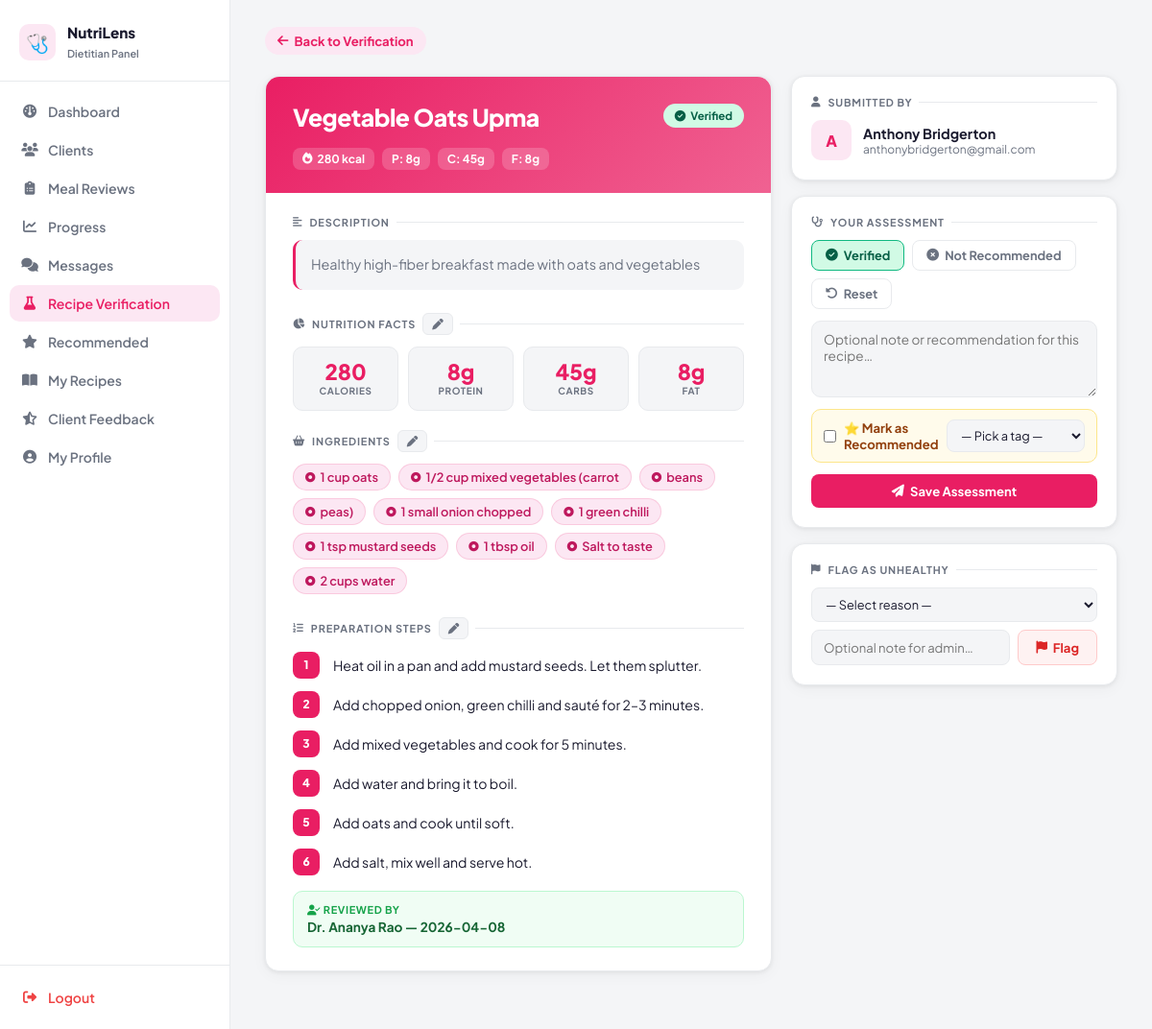
Screenshot of /dietitian/recipes/162 (signed in) with the database file from the repository.
### tables this page shows
CREATE TABLE recipes (
    id INTEGER PRIMARY KEY,
    name TEXT NOT NULL,
    category TEXT,
    ingredients TEXT,      -- JSON array
    instructions TEXT,     -- JSON array
    calories INTEGER,
    protein REAL,
    carbs REAL,
    fat REAL,
    video_link TEXT,
    image TEXT
, status TEXT DEFAULT 'active', reported INTEGER DEFAULT 0, submitted_by TEXT DEFAULT 'admin', user_id INTEGER, created_at TIMESTAMP, is_verified INTEGER DEFAULT 0, verification_status TEXT DEFAULT 'pending', dietitian_note TEXT DEFAULT '', verified_by INTEGER DEFAULT NULL, verified_at DATETIME DEFAULT NULL, is_recommended INTEGER DEFAULT 0, expert_tag TEXT DEFAULT '', recommended_by INTEGER DEFAULT NULL, recommended_at DATETIME DEFAULT NULL, recipe_tags TEXT DEFAULT '', added_by_dietitian INTEGER DEFAULT NULL, dietitian_flag_count INTEGER DEFAULT 0, description TEXT DEFAULT '', image_path TEXT DEFAULT '', video_url TEXT DEFAULT '', image_url TEXT DEFAULT '');

CREATE TABLE dietitians (
    dietitian_id INTEGER PRIMARY KEY AUTOINCREMENT,
    name TEXT NOT NULL,
    email TEXT UNIQUE NOT NULL,
    password TEXT NOT NULL,
    license_number TEXT,
    specialization TEXT,
    experience_years INTEGER DEFAULT 0,
    bio TEXT,
    status TEXT DEFAULT 'pending',
    created_at TIMESTAMP DEFAULT CURRENT_TIMESTAMP
, qualification TEXT DEFAULT '', photo TEXT DEFAULT '');

CREATE TABLE users (
    id INTEGER PRIMARY KEY AUTOINCREMENT,
    full_name TEXT NOT NULL,
    email TEXT NOT NULL UNIQUE,
    password TEXT NOT NULL
, age INTEGER, gender TEXT, height REAL, weight REAL, activity_level TEXT, profile_image TEXT, goal_type TEXT, target_weight REAL, diet_preference TEXT, allergies TEXT, medical_conditions TEXT, water_goal REAL, macro_preference TEXT, is_blocked INTEGER DEFAULT 0, created_at TEXT);

### app.py (the view)
@app.route("/dietitian/recipes/<int:recipe_id>")
def dietitian_recipe_detail(recipe_id):
    if "dietitian_id" not in session:
        return redirect("/dietitian/login")
    conn = get_db_connection()
    recipe = conn.execute("""
        SELECT r.*, u.full_name as user_name, u.email as user_email,
               d.name as verified_by_name
        FROM recipes r
        LEFT JOIN users u ON r.user_id = u.id
        LEFT JOIN dietitians d ON r.verified_by = d.dietitian_id
        WHERE r.id = ? AND r.user_id IS NOT NULL AND COALESCE(r.added_by_dietitian, 0) = 0
    """, (recipe_id,)).fetchone()
    conn.close()
    if not recipe:
        return redirect("/dietitian/recipes")
    import re
    steps = []
    if recipe["instructions"]:
        raw = re.split(r'\d+\.\s*', recipe["instructions"])
        steps = [s.strip() for s in raw if s.strip()]
    ingredients = []
    if recipe["ingredients"]:
        ingredients = [i.strip() for i in recipe["ingredients"].split(",") if i.strip()]
    return render_template(
        "dietitian/dietitian_recipe_view.html",
        recipe=recipe,
        steps=steps,
        ingredients=ingredients
    )

### app.py (called while the page is built)
def get_db_connection():
    conn = sqlite3.connect(DATABASE)
    conn.row_factory = sqlite3.Row
    return conn

### templates/dietitian/dietitian_recipe_view.html (shortened to what this page needs)
<!DOCTYPE html>
<html lang="en">
<head>
    <link rel="stylesheet" href="https://cdnjs.cloudflare.com/ajax/libs/font-awesome/6.4.0/css/all.min.css">
        {% set vs = recipe['verification_status'] or 'pending' %}
</head>
<body>
<aside class="sidebar">
    <div class="sidebar-logo">
        <div class="logo-icon">🩺</div>
        <div class="logo-text"><b>NutriLens</b><span>Dietitian Panel</span></div>
    </div>
    <nav class="sidebar-nav">
        <a href="/dietitian/dashboard" class="nav-item"><i class="fas fa-gauge"></i> Dashboard</a>
        <a href="/dietitian/clients" class="nav-item"><i class="fas fa-users"></i> Clients</a>
        <a href="/dietitian/meal-reviews" class="nav-item"><i class="fas fa-clipboard-list"></i> Meal Reviews</a>
        <a href="/dietitian/progress" class="nav-item"><i class="fas fa-chart-line"></i> Progress</a>
        <a href="/dietitian/messages" class="nav-item"><i class="fas fa-comments"></i> Messages</a>
        <a href="/dietitian/recipes" class="nav-item active"><i class="fas fa-flask"></i> Recipe Verification</a>
        <a href="/dietitian/recommended" class="nav-item"><i class="fas fa-star"></i> Recommended</a>
        <a href="/dietitian/my-recipes" class="nav-item"><i class="fas fa-book-open"></i> My Recipes</a>
        <a href="/dietitian/feedback" class="nav-item"><i class="fas fa-star-half-stroke"></i> Client Feedback</a>
        <a href="/dietitian/profile" class="nav-item"><i class="fas fa-user-circle"></i> My Profile</a>
    </nav>
    <div class="sidebar-footer">
        <a href="{{ url_for('dietitian_logout') }}" class="nav-item logout">
            <i class="fas fa-right-from-bracket"></i> Logout
        </a>
    </div>
</aside>
<main class="main">
    <a href="/dietitian/recipes" class="back-link"><i class="fas fa-arrow-left"></i> Back to Verification</a>
    <div class="detail-layout">
        <div class="card">
            <div class="recipe-hero">
                <div class="recipe-hero-top">
                    <h1>{{ recipe['name'] }}</h1>
                    {% set vs = recipe['verification_status'] or 'pending' %}
                    {% if vs == 'verified' %}
                        <span class="status-pill verified"><i class="fas fa-circle-check"></i> Verified</span>
                    {% elif vs == 'not_recommended' %}
                        <span class="status-pill not_recommended"><i class="fas fa-circle-xmark"></i> Not Recommended</span>
                    {% else %}
                        <span class="status-pill pending"><i class="fas fa-clock"></i> Pending Review</span>
                    {% endif %}
                </div>
                <div class="recipe-meta-row">
                    <span class="meta-chip"><i class="fas fa-fire"></i> {{ recipe['calories'] or 0 }} kcal</span>
                    {% if recipe['protein'] %}<span class="meta-chip">P: {{ recipe['protein']|int }}g</span>{% endif %}
                    {% if recipe['carbs'] %}<span class="meta-chip">C: {{ recipe['carbs']|int }}g</span>{% endif %}
                    {% if recipe['fat'] %}<span class="meta-chip">F: {{ recipe['fat']|int }}g</span>{% endif %}
                </div>
            </div>
            <div class="recipe-body">
                {% if recipe['description'] %}
                <div class="section-title"><i class="fas fa-align-left"></i> Description</div>
                <div class="description-text">{{ recipe['description'] }}</div>
                {% endif %}
                <form method="POST" action="/dietitian/recipes/edit/{{ recipe['id'] }}" id="editForm">
                <div class="section-title">
                    <i class="fas fa-chart-pie"></i> Nutrition Facts
                    <button type="button" class="edit-toggle-btn" onclick="toggleEdit('nutrition')">
                        <i class="fas fa-pen" id="nutrition-icon"></i>
                    </button>
                </div>
                <div id="nutrition-view" class="nutrient-grid">
                    <div class="nutrient-box">
                        <div class="nutrient-val">{{ recipe['calories'] or 0 }}</div>
                        <div class="nutrient-lbl">Calories</div>
                    </div>
                    <div class="nutrient-box">
                        <div class="nutrient-val">{{ recipe['protein']|int if recipe['protein'] else 0 }}g</div>
                        <div class="nutrient-lbl">Protein</div>
                    </div>
                    <div class="nutrient-box">
                        <div class="nutrient-val">{{ recipe['carbs']|int if recipe['carbs'] else 0 }}g</div>
                        <div class="nutrient-lbl">Carbs</div>
                    </div>
                    <div class="nutrient-box">
                        <div class="nutrient-val">{{ recipe['fat']|int if recipe['fat'] else 0 }}g</div>
                        <div class="nutrient-lbl">Fat</div>
                    </div>
                </div>
                <div class="section-title">
                    <i class="fas fa-basket-shopping"></i> Ingredients
                    <button type="button" class="edit-toggle-btn" onclick="toggleEdit('ingredients')">
                        <i class="fas fa-pen" id="ingredients-icon"></i>
                    </button>
                </div>
                <div id="ingredients-view">
                    {% if ingredients %}
                    <div class="ingredients-list">
                        {% for ing in ingredients %}
                        <span class="ingredient-tag"><i class="fas fa-circle-dot"></i> {{ ing }}</span>
                        {% endfor %}
                    </div>
                    {% elif recipe['ingredients'] %}
                    <div class="ingredients-raw">{{ recipe['ingredients'] }}</div>
                    {% else %}
                    <p style="font-size:.85rem;color:var(--muted);margin-bottom:16px">No ingredients listed.</p>
                    {% endif %}
                </div>
                <div class="section-title">
                    <i class="fas fa-list-ol"></i> Preparation Steps
                    <button type="button" class="edit-toggle-btn" onclick="toggleEdit('steps')">
                        <i class="fas fa-pen" id="steps-icon"></i>
                    </button>
                </div>
                <div id="steps-view">
                    {% if steps %}
                    <div class="steps-list">
                        {% for step in steps %}
                        <div class="step-item">
                            <div class="step-num">{{ loop.index }}</div>
                            <div class="step-text">{{ step }}</div>
                        </div>
                        {% endfor %}
                    </div>
                    {% elif recipe['instructions'] %}
                    <div class="ingredients-raw">{{ recipe['instructions'] }}</div>
                    {% else %}
                    <div class="no-steps">No preparation steps provided by the user.</div>
                    {% endif %}
                </div>
                </form>
                {% if recipe['verified_by_name'] and recipe['verified_at'] %}
                <div class="reviewer-box" style="margin-top:16px">
                    <div class="lbl"><i class="fas fa-user-check"></i> Reviewed by</div>
                    <div class="val">{{ recipe['verified_by_name'] }} &mdash; {{ recipe['verified_at'][:10] }}</div>
                </div>
                {% endif %}
            </div>
        </div>
        <div>
            <div class="card panel-card" style="margin-bottom:16px">
                <div class="section-title"><i class="fas fa-user"></i> Submitted By</div>
                <div class="user-info">
                    <div class="user-avatar">{{ recipe['user_name'][0]|upper if recipe['user_name'] else '?' }}</div>
                    <div>
                        <div class="user-name">{{ recipe['user_name'] or 'Unknown' }}</div>
                        <div class="user-email">{{ recipe['user_email'] or '' }}</div>
                    </div>
                </div>
            </div>
            <div class="card panel-card" style="margin-bottom:16px">
                <div class="section-title"><i class="fas fa-stethoscope"></i> Your Assessment</div>
                <form method="POST" action="/dietitian/recipes/verify/{{ recipe['id'] }}" class="assess-form">
                    <div class="radio-group">
                        <label for="act_v" class="radio-label lbl-verified">
                            <i class="fas fa-circle-check"></i> Verified
                        </label>
                        <label for="act_n" class="radio-label lbl-not">
                            <i class="fas fa-circle-xmark"></i> Not Recommended
                        </label>
                        <label for="act_r" class="radio-label lbl-reset">
                            <i class="fas fa-rotate-left"></i> Reset
                        </label>
                    </div>
                    <textarea name="dietitian_note" class="form-note"
                        placeholder="Optional note or recommendation for this recipe…">{{ recipe['dietitian_note'] or '' }}</textarea>
                    <div class="recommend-row">
                        <input type="checkbox" name="recommend" value="1" id="rec_chk"
                               {% if recipe['is_recommended'] %}checked{% endif %}>
                        <label for="rec_chk">⭐ Mark as Recommended</label>
                        <select name="expert_tag" class="tag-select">
                            <option value="">— Pick a tag —</option>
                        </select>
                    </div>
                    <button type="submit" class="btn btn-brand">
                        <i class="fas fa-paper-plane"></i> Save Assessment
                    </button>
                </form>
            </div>
            <div class="card panel-card">
                <div class="section-title"><i class="fas fa-flag"></i> Flag as Unhealthy</div>
                <form method="POST" action="/dietitian/flag-recipe/{{ recipe['id'] }}" class="flag-section">
                    <select name="flag_reason" class="flag-select">
                        <option value="">— Select reason —</option>
                    </select>
                    <div class="flag-row">
                        <input type="text" name="flag_note" class="flag-note" placeholder="Optional note for admin…">
                        <button type="submit" class="btn btn-danger">
                            <i class="fas fa-flag"></i> Flag
                        </button>
                    </div>
                </form>
            </div>
        </div>
    </div>
</main>
</body>
</html>

### rows the page displays
recipes: name "Vegetable Oats Upma", calories "280", protein "8", carbs "45", fat "8", description "Healthy high-fiber breakfast made with oats and vegetables", verified_at "2026-04-08"
dietitians: verified_by_name "Dr. Ananya Rao"
users: full_name "A", full_name "Anthony Bridgerton", email "anthonybridgerton@gmail.com"

### other values shown
{{ ing }} "1 cup oats" "1/2 cup mixed vegetables (carrot" "beans" "peas)" "1 small onion chopped" "1 green chilli" "1 tsp mustard seeds" "1 tbsp oil" "Salt to taste" "2 cups water"
{{ step }} "Heat oil in a pan and add mustard seeds. Let them splutter." "Add chopped onion, green chilli and sauté for 2–3 minutes." "Add mixed vegetables and cook for 5 minutes." "Add water and bring it to boil." "Add oats and cook until soft." "Add salt, mix well and serve hot."
